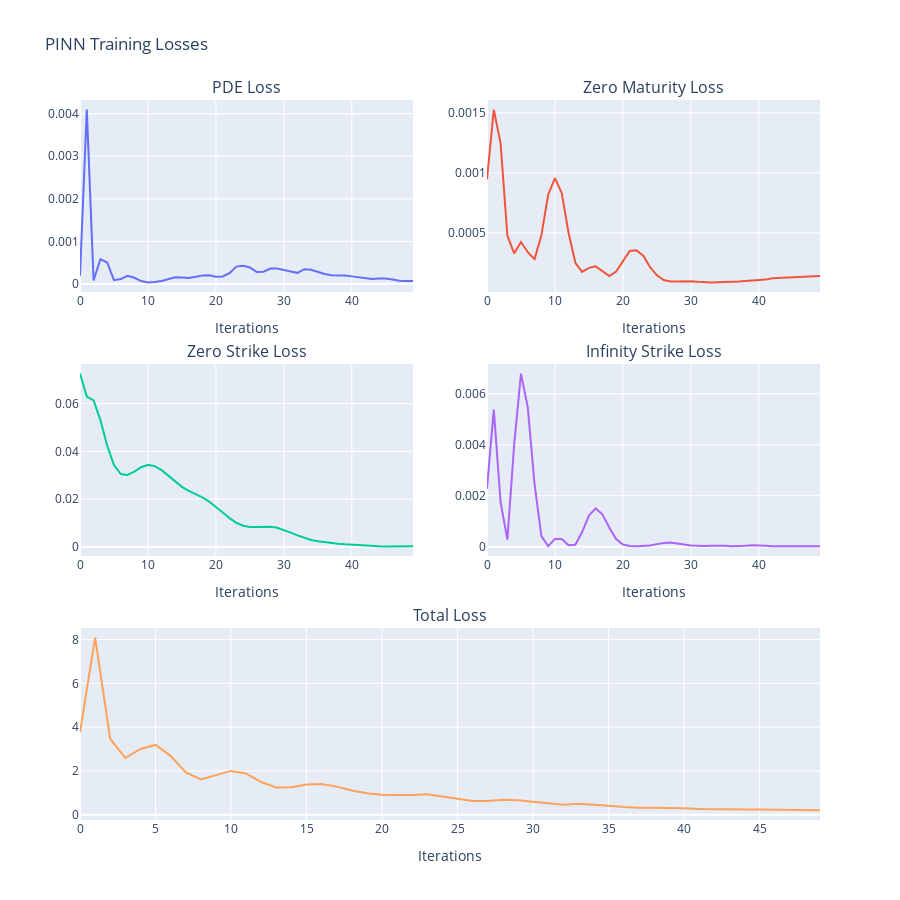

Notebook cell for this chart:
### Code cell
loss_history = pd.DataFrame(trainer.pre_train_loss_history)

# Create a subplot figure with 2x2 grid for individual losses, and a third row spanning the entire width for total loss
fig = make_subplots(
    rows=3, cols=2,
    subplot_titles=("PDE Loss", "Zero Maturity Loss", "Zero Strike Loss", "Infinity Strike Loss", "Total Loss"),
    specs=[[{'type': 'scatter'}, {'type': 'scatter'}],
           [{'type': 'scatter'}, {'type': 'scatter'}],
           [{'colspan': 2, 'type': 'scatter'}, None]],
    vertical_spacing=0.1,
    horizontal_spacing=0.1
)

# Add traces for individual losses
fig.add_trace(go.Scatter(x=loss_history.index, y=loss_history["PDE Loss"], mode="lines", name="PDE Loss"), row=1, col=1)
fig.add_trace(go.Scatter(x=loss_history.index, y=loss_history["Zero Maturity Loss"], mode="lines", name="Zero Maturity Loss"), row=1, col=2)
fig.add_trace(go.Scatter(x=loss_history.index, y=loss_history["Zero Strike Loss"], mode="lines", name="Zero Strike Loss"), row=2, col=1)
fig.add_trace(go.Scatter(x=loss_history.index, y=loss_history["Infinity Strike Loss"], mode="lines", name="Infinity Strike Loss"), row=2, col=2)

# Add a trace for the total loss spanning the entire third row
fig.add_trace(go.Scatter(x=loss_history.index, y=loss_history["Total Loss"], mode="lines", name="Total Loss"), row=3, col=1)

# Update the layout to include 'Iterations' as the x-axis name for each subplot
fig.update_xaxes(title_text="Iterations", row=1, col=1)
fig.update_xaxes(title_text="Iterations", row=1, col=2)
fig.update_xaxes(title_text="Iterations", row=2, col=1)
fig.update_xaxes(title_text="Iterations", row=2, col=2)
fig.update_xaxes(title_text="Iterations", row=3, col=1)  # The third row spans two columns

# Update the layout
fig.update_layout(height=900, width=900, title_text="PINN Training Losses", showlegend=False)

# Show the plot
fig.show()

### Figure 1 — Plotly figure (JSON) as saved in the notebook; plotly's stock layout.template omitted (floating-point values rounded to 4 significant figures)
{"data": [{"mode": "lines", "name": "PDE Loss", "type": "scatter", "x": [0, 1, 2, 3, 4, 5, 6, 7, 8, 9, 10, 11, 12, 13, 14, 15, 16, 17, 18, 19, 20, 21, 22, 23, 24, 25, 26, 27, 28, 29, 30, 31, 32, 33, 34, 35, 36, 37, 38, 39, 40, 41, 42, 43, 44, 45, 46, 47, 48, 49], "xaxis": "x", "y": [0.0001954, 0.004095, 8.324e-05, 0.0005835, 0.0005064, 9.261e-05, 0.0001171, 0.0001939, 0.0001492, 7.074e-05, 3.953e-05, 4.685e-05, 7.332e-05, 0.0001174, 0.0001608, 0.0001546, 0.0001426, 0.0001696, 0.0002008, 0.0002059, 0.0001725, 0.0001777, 0.0002559, 0.0004096, 0.000429, 0.0003908, 0.0002846, 0.00029, 0.0003656, 0.0003676, 0.0003391, 0.0002945, 0.0002635, 0.0003485, 0.0003347, 0.0002858, 0.0002357, 0.0002064, 0.0002085, 0.0002024, 0.0001808, 0.0001571, 0.0001369, 0.0001191, 0.0001304, 0.0001288, 0.0001085, 7.736e-05, 7.526e-05, 7.456e-05], "yaxis": "y"}, {"mode": "lines", "name": "Zero Maturity Loss", "type": "scatter", "x": [0, 1, 2, 3, 4, 5, 6, 7, 8, 9, 10, 11, 12, 13, 14, 15, 16, 17, 18, 19, 20, 21, 22, 23, 24, 25, 26, 27, 28, 29, 30, 31, 32, 33, 34, 35, 36, 37, 38, 39, 40, 41, 42, 43, 44, 45, 46, 47, 48, 49], "xaxis": "x2", "y": [0.0009453, 0.001527, 0.001246, 0.0004764, 0.0003294, 0.0004239, 0.0003391, 0.0002814, 0.0004785, 0.000818, 0.0009559, 0.000832, 0.000501, 0.0002509, 0.0001748, 0.0002089, 0.0002216, 0.0001772, 0.0001408, 0.0001779, 0.0002641, 0.0003497, 0.0003546, 0.0003103, 0.0002146, 0.0001465, 0.0001074, 9.509e-05, 9.496e-05, 9.661e-05, 9.626e-05, 9.247e-05, 8.879e-05, 8.767e-05, 8.948e-05, 9.058e-05, 9.322e-05, 9.57e-05, 0.0001001, 0.0001038, 0.0001085, 0.0001109, 0.0001215, 0.0001243, 0.0001281, 0.0001293, 0.0001332, 0.0001342, 0.0001397, 0.0001401], "yaxis": "y2"}, {"mode": "lines", "name": "Zero Strike Loss", "type": "scatter", "x": [0, 1, 2, 3, 4, 5, 6, 7, 8, 9, 10, 11, 12, 13, 14, 15, 16, 17, 18, 19, 20, 21, 22, 23, 24, 25, 26, 27, 28, 29, 30, 31, 32, 33, 34, 35, 36, 37, 38, 39, 40, 41, 42, 43, 44, 45, 46, 47, 48, 49], "xaxis": "x3", "y": [0.07256, 0.06295, 0.06134, 0.0531, 0.04237, 0.03421, 0.0305, 0.03012, 0.03153, 0.03335, 0.03431, 0.03381, 0.03212, 0.02974, 0.02725, 0.02512, 0.02345, 0.02209, 0.02071, 0.01897, 0.01683, 0.0144, 0.01203, 0.01008, 0.008861, 0.008316, 0.0083, 0.008443, 0.008399, 0.007969, 0.00708, 0.005963, 0.004779, 0.003691, 0.002892, 0.002336, 0.001934, 0.00161, 0.001318, 0.001058, 0.0008269, 0.0006221, 0.0004458, 0.0003118, 0.0002223, 0.0001817, 0.0001787, 0.000198, 0.0002143, 0.0002098], "yaxis": "y3"}, {"mode": "lines", "name": "Infinity Strike Loss", "type": "scatter", "x": [0, 1, 2, 3, 4, 5, 6, 7, 8, 9, 10, 11, 12, 13, 14, 15, 16, 17, 18, 19, 20, 21, 22, 23, 24, 25, 26, 27, 28, 29, 30, 31, 32, 33, 34, 35, 36, 37, 38, 39, 40, 41, 42, 43, 44, 45, 46, 47, 48, 49], "xaxis": "x4", "y": [0.002273, 0.005378, 0.001744, 0.0002772, 0.004018, 0.006794, 0.005466, 0.002451, 0.0004134, 2.107e-05, 0.0003051, 0.0003027, 5.845e-05, 7.8e-05, 0.0005746, 0.00122, 0.001502, 0.00126, 0.0007426, 0.0003011, 8.308e-05, 2.46e-05, 1.441e-05, 1.625e-05, 4.566e-05, 9.991e-05, 0.0001468, 0.0001604, 0.0001352, 8.591e-05, 4.103e-05, 1.949e-05, 2.371e-05, 3.607e-05, 4.151e-05, 3.194e-05, 1.587e-05, 1.408e-05, 3.571e-05, 6.021e-05, 5.813e-05, 3.54e-05, 1.63e-05, 1.11e-05, 1.044e-05, 1.019e-05, 1.093e-05, 1.254e-05, 1.437e-05, 1.806e-05], "yaxis": "y4"}, {"mode": "lines", "name": "Total Loss", "type": "scatter", "x": [0, 1, 2, 3, 4, 5, 6, 7, 8, 9, 10, 11, 12, 13, 14, 15, 16, 17, 18, 19, 20, 21, 22, 23, 24, 25, 26, 27, 28, 29, 30, 31, 32, 33, 34, 35, 36, 37, 38, 39, 40, 41, 42, 43, 44, 45, 46, 47, 48, 49], "xaxis": "x5", "y": [3.762, 8.088, 3.469, 2.587, 3.003, 3.185, 2.686, 1.934, 1.607, 1.802, 2.0, 1.879, 1.491, 1.237, 1.255, 1.378, 1.4, 1.281, 1.104, 0.9796, 0.9101, 0.9038, 0.9012, 0.9338, 0.835, 0.7385, 0.6243, 0.6255, 0.682, 0.66, 0.5976, 0.5173, 0.4532, 0.4949, 0.4621, 0.4025, 0.3463, 0.3134, 0.3158, 0.3123, 0.2907, 0.2608, 0.2431, 0.2253, 0.2354, 0.2339, 0.2202, 0.1956, 0.1998, 0.2003], "yaxis": "y5"}], "layout": {"annotations": [{"font": {"size": 16}, "showarrow": false, "text": "PDE Loss", "x": 0.225, "xanchor": "center", "xref": "paper", "y": 1, "yanchor": "bottom", "yref": "paper"}, {"font": {"size": 16}, "showarrow": false, "text": "Zero Maturity Loss", "x": 0.775, "xanchor": "center", "xref": "paper", "y": 1, "yanchor": "bottom", "yref": "paper"}, {"font": {"size": 16}, "showarrow": false, "text": "Zero Strike Loss", "x": 0.225, "xanchor": "center", "xref": "paper", "y": 0.6333, "yanchor": "bottom", "yref": "paper"}, {"font": {"size": 16}, "showarrow": false, "text": "Infinity Strike Loss", "x": 0.775, "xanchor": "center", "xref": "paper", "y": 0.6333, "yanchor": "bottom", "yref": "paper"}, {"font": {"size": 16}, "showarrow": false, "text": "Total Loss", "x": 0.5, "xanchor": "center", "xref": "paper", "y": 0.2667, "yanchor": "bottom", "yref": "paper"}], "height": 900, "showlegend": false, "title": {"text": "PINN Training Losses"}, "width": 900, "xaxis": {"anchor": "y", "domain": [0, 0.45], "title": {"text": "Iterations"}}, "xaxis2": {"anchor": "y2", "domain": [0.55, 1], "title": {"text": "Iterations"}}, "xaxis3": {"anchor": "y3", "domain": [0, 0.45], "title": {"text": "Iterations"}}, "xaxis4": {"anchor": "y4", "domain": [0.55, 1], "title": {"text": "Iterations"}}, "xaxis5": {"anchor": "y5", "domain": [0, 1], "title": {"text": "Iterations"}}, "yaxis": {"anchor": "x", "domain": [0.7333, 1]}, "yaxis2": {"anchor": "x2", "domain": [0.7333, 1]}, "yaxis3": {"anchor": "x3", "domain": [0.3667, 0.6333]}, "yaxis4": {"anchor": "x4", "domain": [0.3667, 0.6333]}, "yaxis5": {"anchor": "x5", "domain": [0, 0.2667]}}}
